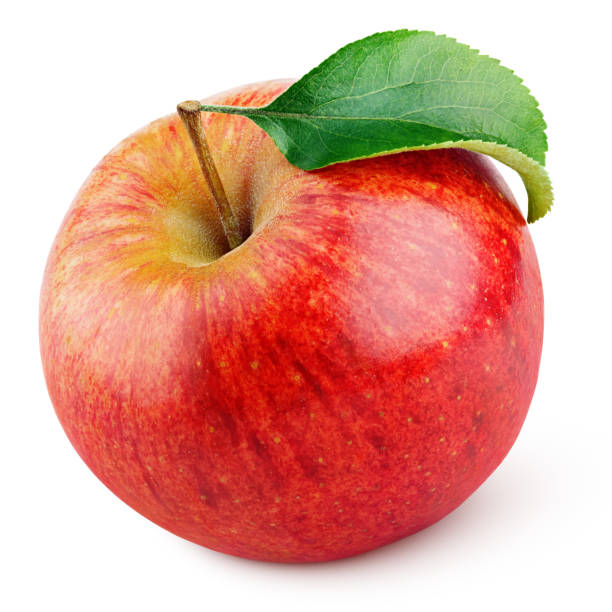
#> input picture Color_Me_Impressed/apple.jpg, 612 x 612 px
$ python Color_Me_Impressed.py
#> lines starting #> are read from the running program, lines starting #| are printed output that depends on the picture; after the words box and inside, x2 and y2 are one past the last pixel; in counts of white or black regions, pixels touching at a corner belong together
import cv2

# Read and display image to ensure the jpg file works
image = cv2.imread('apple.jpg')
#> image is the input picture: shape (612, 612, 3); mean B, G, R 150.3, 165.2, 223.9
cv2.imshow("Original Image", image)
cv2.waitKey(0)  # click a key to view the next displayed image

# Convert image to hues (hsv)
imageHue = cv2.cvtColor(image, cv2.COLOR_BGR2HSV)
#> imageHue: shape (612, 612, 3); mean H, S, V 28.2, 97.5, 228.6

# create upper and lower bounds for the masks
# red for apple -> hue values are between 0-180 and red seems to curl around the end
lower1 = (0, 60, 60)
upper1 = (15, 255, 255)
lower2 = (170, 100, 100)
upper2 = (180, 255, 255)

# green for leaf
lower3 = (35, 75, 75)
upper3 = (85, 255, 255)

# brown for stem -> treated like a dark orange
lower4 = (10, 100, 20)
upper4 = (20, 255, 200)


# masks
mask1 = cv2.inRange(imageHue, lower1, upper1)
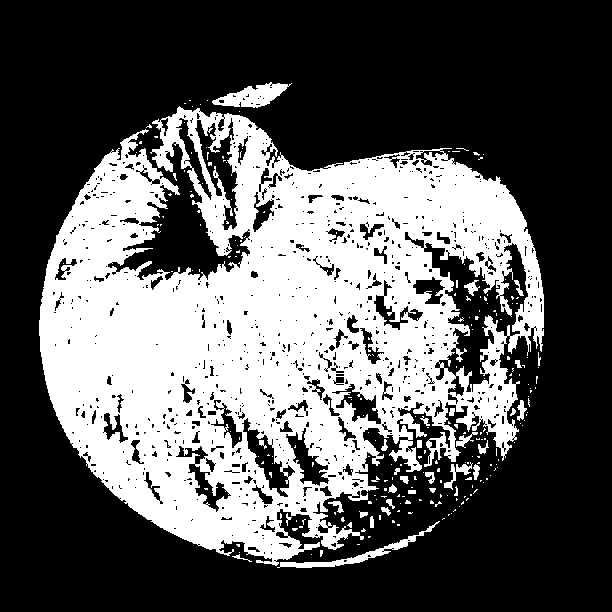
#> mask1: shape (612, 612); 35.7% white; 237 white regions (204 under 20 px), largest, box (x1, y1, x2, y2) and area: (39, 106, 544, 566) 129089, (212, 82, 292, 108) 1046, (277, 521, 440, 568) 885
mask2 = cv2.inRange(imageHue, lower2, upper2)
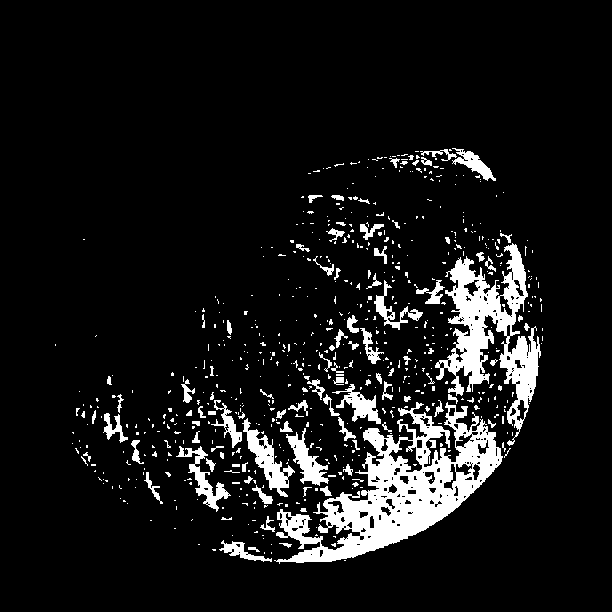
#> mask2: shape (612, 612); 9.1% white; 644 white regions (546 under 20 px), largest, box (x1, y1, x2, y2) and area: (274, 402, 503, 564) 13140, (435, 243, 541, 446) 7393, (242, 418, 295, 497) 1235
redmask = mask1 | mask2
#> redmask: shape (612, 612); 44.8% white; 50 white regions (48 under 20 px), largest, box (x1, y1, x2, y2) and area: (39, 106, 544, 568) 166631, (212, 82, 292, 108) 1046

greenmask = cv2.inRange(imageHue, lower3, upper3)
#> greenmask: shape (612, 612); 7.2% white; 8 white regions (7 under 20 px), largest, box (x1, y1, x2, y2) and area: (200, 29, 553, 190) 26952

brownmask = cv2.inRange(imageHue, lower4, upper4)
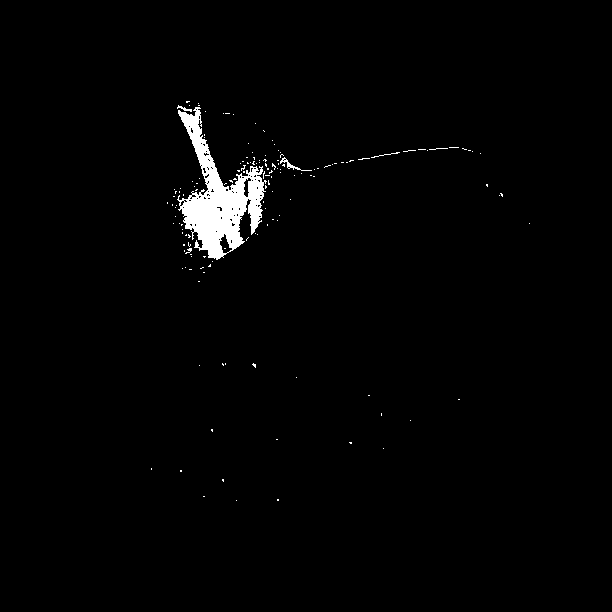
#> brownmask: shape (612, 612); 1.6% white; 151 white regions (147 under 20 px), largest, box (x1, y1, x2, y2) and area: (177, 107, 267, 260) 5278, (280, 157, 312, 171) 82, (177, 105, 192, 112) 37, (371, 152, 400, 158) 32

# A mask for the background is everything outside the above masks
# combine color masks into one object mask and invert it
objectmask = redmask | greenmask | brownmask
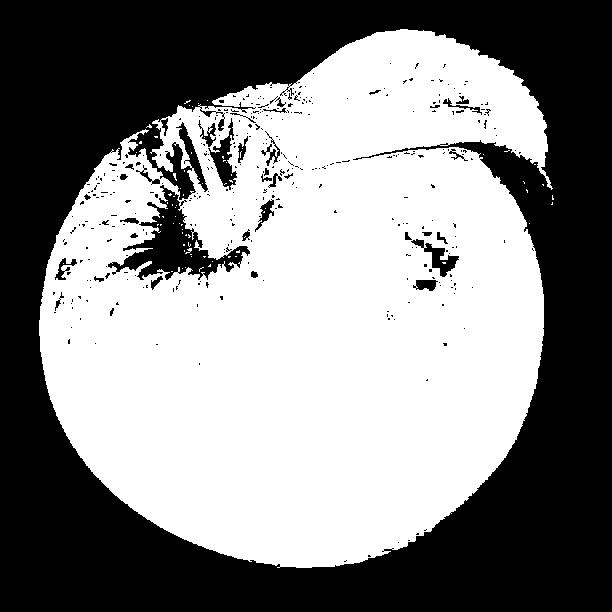
#> objectmask: shape (612, 612); 52.7% white; 358 black regions (320 under 20 px), largest, box (x1, y1, x2, y2) and area: (0, 0, 612, 612) 168198, (108, 185, 250, 280) 4284, (208, 118, 237, 190) 744
background_mask = cv2.bitwise_not(objectmask)
#> background_mask: shape (612, 612); 47.3% white; 358 white regions (320 under 20 px)

# overlay object mask onto image
result = cv2.bitwise_and(image, image, mask=objectmask)
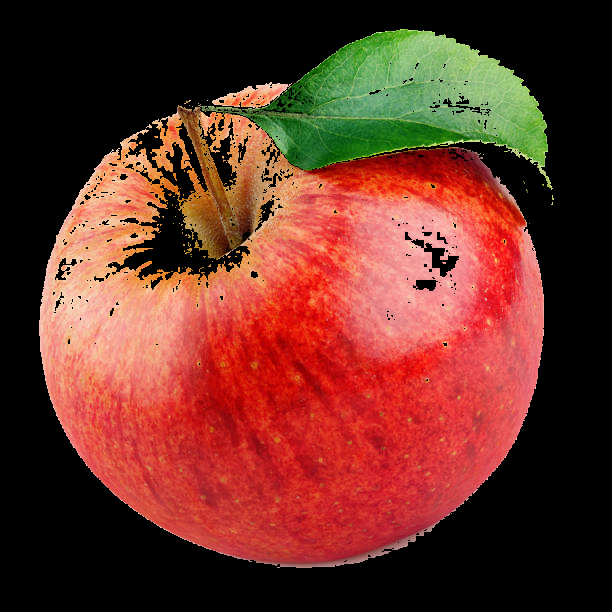
#> result: shape (612, 612, 3); mean B, G, R 38, 49.8, 106.1

cv2.imshow("Red Mask", redmask)
cv2.imshow("Green Mask", greenmask)
cv2.imshow("Brown Mask", brownmask)
cv2.imshow("Background mask", background_mask)
cv2.imshow("Result", result)
cv2.waitKey(0)

# Finding Center
# Find contours for each color
redcontours, _ = cv2.findContours(
    redmask, cv2.RETR_EXTERNAL, cv2.CHAIN_APPROX_SIMPLE)
#> redcontours = 33 contours, 31 with area under 20; largest, box (x1, y1, x2, y2) and area: (39, 106, 544, 568) 170846, (212, 82, 292, 108) 994
greencontours, _ = cv2.findContours(
    greenmask, cv2.RETR_EXTERNAL, cv2.CHAIN_APPROX_SIMPLE)
#> greencontours = 8 contours, 7 with area under 20; largest, box (x1, y1, x2, y2) and area: (200, 29, 553, 190) 27128
browncontours, _ = cv2.findContours(
    brownmask, cv2.RETR_EXTERNAL, cv2.CHAIN_APPROX_SIMPLE)
#> browncontours = 150 contours, 147 with area under 20; largest, box (x1, y1, x2, y2) and area: (177, 107, 267, 260) 5280, (280, 157, 312, 171) 50, (177, 105, 192, 112) 20
# draw contours onto original image
cv2.drawContours(image, redcontours, -1, (0, 0, 255), 2)
cv2.drawContours(image, greencontours, -1, (0, 255, 0), 2)
cv2.drawContours(image, browncontours, -1, (42, 42, 165), 2)
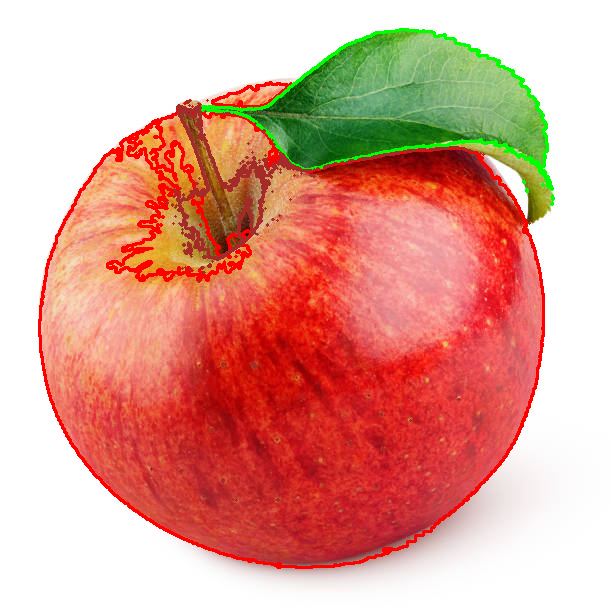
#> image: shape (612, 612, 3); mean B, G, R 146.3, 160.9, 223.3
# display contoured image
cv2.imshow("Contoured image", image)
cv2.waitKey(0)

# center for each contour
contours = [("Red", redcontours), ("Green", greencontours),
            ("Brown", browncontours)]
for color, contour in contours:
    biggest_area = 0
    for c in contour:
        M = cv2.moments(c)
        if M['m00'] != 0:
            cx = int(M['m10']/M['m00'])
            cy = int(M['m01']/M['m00'])
            area = cv2.contourArea(c)
            if area > 500:  # only keep centroids that belong to a large contour
                # second layer of defense to prevent contours over threshold but less than the biggest
                biggest_area = max(area, biggest_area)
                if (area == biggest_area):
                    print(f" {color} Center: ({cx}, {cy})")
                    cv2.circle(image, (cx, cy), 5, (255, 255, 255), -1)
                    cv2.putText(image, f"({cx}, {cy})", (cx+10, cy-10), cv2.FONT_HERSHEY_SIMPLEX,
                                0.5, (255, 255, 255), 1)
#> this loop made 3 passes
#|  Red Center: (295, 343)
#|  Green Center: (400, 102)
#|  Brown Center: (218, 199)
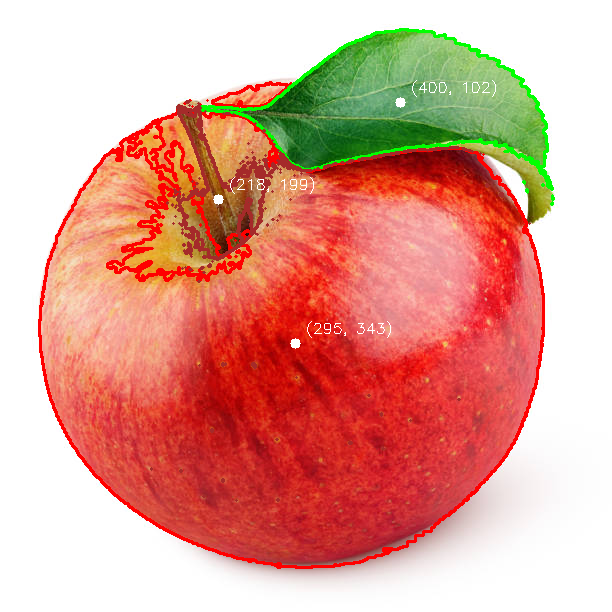
#> image: shape (612, 612, 3); 0.22% of pixels changed, all inside (x1, y1, x2, y2) = (213, 80, 496, 349)
# display centers on contoured image
cv2.imshow("Centers", image)
cv2.waitKey(0)
cv2.destroyAllWindows()
